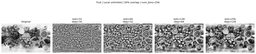
#> input picture results/pregunta2/region_size/region_size_fruit.png, 256 x 54 px, shrunk from 2685 x 566 before the run, given in place of pregunta2.tif, which was not available
$ python test_p2_clahe_configs.py
#> lines starting #> are read from the running program, lines starting #| are printed output that depends on the picture; pictures that were not available may be replaced by others from this repository, and a replacement may not be noted
### src/pregunta2.py
import numpy as np


def build_region_positions(
    image_length,
    region_size,
    region_step
):
    if image_length <= 0:
        raise ValueError("image_length debe ser positivo")

    if region_size <= 0:
        raise ValueError("region_size debe ser positivo")

    if region_step <= 0:
        raise ValueError("region_step debe ser positivo")

    if region_step > region_size:
        raise ValueError(
            "region_step no puede ser mayor que region_size"
        )

    effective_region_size = min(
        region_size,
        image_length
    )

    # una sola region cubre todo el eje
    if effective_region_size == image_length:
        return [0]

    last_position = (
        image_length
        - effective_region_size
    )

    positions = list(
        range(
            0,
            last_position + 1,
            region_step
        )
    )

    # ajustar la ultima region al borde
    if positions[-1] != last_position:
        positions.append(last_position)

    return positions


def build_region_grid(
    image_shape,
    region_size,
    region_step
):
    if len(image_shape) < 2:
        raise ValueError(
            "image_shape debe tener al menos dos dimensiones"
        )

    image_height = image_shape[0]
    image_width = image_shape[1]

    row_positions = build_region_positions(
        image_height,
        region_size,
        region_step
    )

    column_positions = build_region_positions(
        image_width,
        region_size,
        region_step
    )

    effective_region_height = min(
        region_size,
        image_height
    )

    effective_region_width = min(
        region_size,
        image_width
    )

    region_grid = []

    region_number = 0

    for region_row, top in enumerate(row_positions):

        bottom = (
            top
            + effective_region_height
        )

        for region_column, left in enumerate(
            column_positions
        ):

            right = (
                left
                + effective_region_width
            )

            center_y = (
                top
                + bottom
                - 1
            ) / 2.0

            center_x = (
                left
                + right
                - 1
            ) / 2.0

            region = {
                "number": region_number,
                "row": region_row,
                "column": region_column,
                "top": top,
                "bottom": bottom,
                "left": left,
                "right": right,
                "center_y": center_y,
                "center_x": center_x
            }

            region_grid.append(region)

            region_number += 1

    return region_grid


def compute_region_histogram(
    region,
    num_bins=256
):
    if num_bins <= 0:
        raise ValueError(
            "num_bins debe ser positivo"
        )

    histogram, bin_edges = np.histogram(
        region,
        bins=num_bins,
        range=(0, 256)
    )

    return histogram, bin_edges


def compute_region_cdf(histogram):
    cdf = np.cumsum(
        histogram
    )

    return cdf


def find_cdf_min(cdf):
    nonzero_values = cdf[
        cdf > 0
    ]

    if len(nonzero_values) == 0:
        return 0

    cdf_min = nonzero_values[0]

    return cdf_min


def intensity_to_bin(
    intensity,
    num_bins
):
    bin_index = (
        int(intensity)
        * num_bins
        // 256
    )

    bin_index = min(
        bin_index,
        num_bins - 1
    )

    return bin_index


def build_region_mapping(
    histogram,
    num_bins
):
    cdf = compute_region_cdf(
        histogram
    )

    num_pixels = int(
        cdf[-1]
    )

    cdf_min = find_cdf_min(
        cdf
    )

    mapping = np.arange(
        256,
        dtype=np.float64
    )

    # vacia
    if num_pixels == 0:
        return mapping

    denominator = (
        num_pixels
        - cdf_min
    )

    # un bin ocupado no puede ecualizar
    if denominator == 0:
        return mapping

    for intensity in range(256):

        bin_index = intensity_to_bin(
            intensity,
            num_bins
        )

        cdf_value = cdf[
            bin_index
        ]

        mapped_value = (
            (
                cdf_value
                - cdf_min
            )
            / denominator
            * 255.0
        )

        mapped_value = np.clip(
            mapped_value,
            0.0,
            255.0
        )

        mapping[
            intensity
        ] = mapped_value

    return mapping


def apply_contrast_control(
    region_mapping,
    contrast_strength
):
    if not 0.0 <= contrast_strength <= 1.0:
        raise ValueError(
            "contrast_strength debe estar entre 0 y 1"
        )

    identity_mapping = np.arange(
        256,
        dtype=np.float64
    )

    if contrast_strength == 0.0:
        return identity_mapping

    if contrast_strength == 1.0:
        return region_mapping.copy()

    # acercar el mapping a la identidad
    controlled_mapping = (
        identity_mapping
        + contrast_strength
        * (
            region_mapping
            - identity_mapping
        )
    )

    return controlled_mapping


def apply_intensity_mapping(
    image_gray,
    mapping
):
    mapped_image = mapping[
        image_gray
    ]

    mapped_image = np.rint(
        mapped_image
    )

    mapped_image = np.clip(
        mapped_image,
        0,
        255
    )

    mapped_image = mapped_image.astype(
        np.uint8
    )

    return mapped_image


def global_equalization_own(
    image_gray,
    num_bins=256
):
    histogram, _ = compute_region_histogram(
        image_gray,
        num_bins=num_bins
    )

    mapping = build_region_mapping(
        histogram,
        num_bins=num_bins
    )

    equalized_image = apply_intensity_mapping(
        image_gray,
        mapping
    )

    return equalized_image


def compute_region_weights(region):
    region_height = (
        region["bottom"]
        - region["top"]
    )

    region_width = (
        region["right"]
        - region["left"]
    )

    local_y = np.arange(
        region_height,
        dtype=np.float64
    )

    local_x = np.arange(
        region_width,
        dtype=np.float64
    )

    center_y = (
        region_height
        - 1
    ) / 2.0

    center_x = (
        region_width
        - 1
    ) / 2.0

    half_height = (
        region_height
        / 2.0
    )

    half_width = (
        region_width
        / 2.0
    )

    # mas peso cerca del centro
    weight_y = (
        1.0
        - np.abs(
            local_y
            - center_y
        )
        / half_height
    )

    weight_x = (
        1.0
        - np.abs(
            local_x
            - center_x
        )
        / half_width
    )

    weight_y = np.clip(
        weight_y,
        0.0,
        1.0
    )

    weight_x = np.clip(
        weight_x,
        0.0,
        1.0
    )

    region_weights = (
        weight_y[:, None]
        * weight_x[None, :]
    )

    return region_weights


def local_histogram_equalization(
    image_gray,
    region_size,
    region_step,
    num_bins=256,
    contrast_strength=1.0
):
    if image_gray.ndim != 2:
        raise ValueError(
            "image_gray debe ser una imagen 2D"
        )

    if image_gray.dtype != np.uint8:
        raise ValueError(
            "image_gray debe tener dtype uint8"
        )

    if not 0.0 <= contrast_strength <= 1.0:
        raise ValueError(
            "contrast_strength debe estar entre 0 y 1"
        )

    region_grid = build_region_grid(
        image_shape=image_gray.shape,
        region_size=region_size,
        region_step=region_step
    )

    accumulated_values = np.zeros(
        image_gray.shape,
        dtype=np.float64
    )

    accumulated_weights = np.zeros(
        image_gray.shape,
        dtype=np.float64
    )

    for region in region_grid:

        top = region["top"]
        bottom = region["bottom"]
        left = region["left"]
        right = region["right"]

        region_image = image_gray[
            top:bottom,
            left:right
        ]

        histogram, _ = (
            compute_region_histogram(
                region_image,
                num_bins=num_bins
            )
        )

        region_mapping = build_region_mapping(
            histogram,
            num_bins=num_bins
        )

        controlled_mapping = (
            apply_contrast_control(
                region_mapping,
                contrast_strength
            )
        )

        mapped_region = controlled_mapping[
            region_image
        ]

        region_weights = (
            compute_region_weights(
                region
            )
        )

        # acumular las regiones que se solapan
        accumulated_values[
            top:bottom,
            left:right
        ] += (
            mapped_region
            * region_weights
        )

        accumulated_weights[
            top:bottom,
            left:right
        ] += region_weights

    if np.any(
        accumulated_weights <= 0
    ):
        raise RuntimeError(
            "hay pixels sin peso acumulado"
        )

    output_image = (
        accumulated_values
        / accumulated_weights
    )

    output_image = np.rint(
        output_image
    )

    output_image = np.clip(
        output_image,
        0,
        255
    )

    output_image = output_image.astype(
        np.uint8
    )

    return output_image

### experiments/test_p2_clahe_configs.py
from pathlib import Path

import cv2
import matplotlib.pyplot as plt
import numpy as np

from src.pregunta2 import (
    global_equalization_own,
    local_histogram_equalization
)


def mean_absolute_difference(
    image_a,
    image_b
):
    difference = np.abs(
        image_a.astype(np.int16)
        - image_b.astype(np.int16)
    )

    return difference.mean()


def compute_clahe_grid(
    image_shape,
    approximate_tile_size
):
    image_height = image_shape[0]
    image_width = image_shape[1]

    tiles_x = max(
        1,
        round(
            image_width
            / approximate_tile_size
        )
    )

    tiles_y = max(
        1,
        round(
            image_height
            / approximate_tile_size
        )
    )

    return (
        tiles_x,
        tiles_y
    )


def run_clahe_configurations(
    image_path,
    image_name,
    output_directory
):
    image_gray = cv2.imread(
        str(image_path),
        cv2.IMREAD_GRAYSCALE
    )

    if image_gray is None:
        raise FileNotFoundError(
            f"No se pudo leer: {image_path}"
        )

    configurations = [
        {
            "name": "soft",
            "region_size": 64,
            "region_step": 32,
            "contrast_strength": 0.25,
            "clahe_clip_limit": 1.0,
            "clahe_tile_size": 64
        },
        {
            "name": "medium",
            "region_size": 64,
            "region_step": 32,
            "contrast_strength": 0.50,
            "clahe_clip_limit": 2.0,
            "clahe_tile_size": 64
        },
        {
            "name": "strong",
            "region_size": 64,
            "region_step": 32,
            "contrast_strength": 0.75,
            "clahe_clip_limit": 4.0,
            "clahe_tile_size": 64
        },
        {
            "name": "large_regions",
            "region_size": 128,
            "region_step": 64,
            "contrast_strength": 0.50,
            "clahe_clip_limit": 2.0,
            "clahe_tile_size": 128
        }
    ]

    num_bins = 256

    global_equalized = (
        global_equalization_own(
            image_gray,
            num_bins=num_bins
        )
    )

    figure, axes = plt.subplots(
        len(configurations),
        5,
        figsize=(20, 14)
    )

    print()
    print("----------------------------------------")
    print(
        f"CLAHE configurations: {image_name}"
    )
    print("----------------------------------------")

    for row_index, current_config in enumerate(
        configurations
    ):
        region_size = current_config[
            "region_size"
        ]

        region_step = current_config[
            "region_step"
        ]

        contrast_strength = current_config[
            "contrast_strength"
        ]

        clahe_clip_limit = current_config[
            "clahe_clip_limit"
        ]

        clahe_tile_size = current_config[
            "clahe_tile_size"
        ]

        tiles_x, tiles_y = compute_clahe_grid(
            image_gray.shape,
            clahe_tile_size
        )

        local_unlimited = (
            local_histogram_equalization(
                image_gray,
                region_size=region_size,
                region_step=region_step,
                num_bins=num_bins,
                contrast_strength=1.0
            )
        )

        local_controlled = (
            local_histogram_equalization(
                image_gray,
                region_size=region_size,
                region_step=region_step,
                num_bins=num_bins,
                contrast_strength=contrast_strength
            )
        )

        # CLAHE solo como referencia
        clahe = cv2.createCLAHE(
            clipLimit=clahe_clip_limit,
            tileGridSize=(
                tiles_x,
                tiles_y
            )
        )

        clahe_image = clahe.apply(
            image_gray
        )

        controlled_difference = (
            mean_absolute_difference(
                local_controlled,
                image_gray
            )
        )

        clahe_difference = (
            mean_absolute_difference(
                clahe_image,
                image_gray
            )
        )

        print()
        print(
            "Configuration:",
            current_config["name"]
        )

        print(
            f"Our: size={region_size}, "
            f"step={region_step}, "
            f"alpha={contrast_strength:.2f}"
        )

        print(
            f"CLAHE: clip={clahe_clip_limit:.1f}, "
            f"tiles={tiles_x}x{tiles_y}"
        )

        print(
            "Mean difference - our method:",
            f"{controlled_difference:.3f}"
        )

        print(
            "Mean difference - CLAHE:",
            f"{clahe_difference:.3f}"
        )

        images = [
            image_gray,
            global_equalized,
            local_unlimited,
            local_controlled,
            clahe_image
        ]

        titles = [
            "Original",
            "Global",
            (
                "Local unlimited\n"
                f"size={region_size}, "
                f"step={region_step}"
            ),
            (
                "Nuestro control\n"
                f"alpha={contrast_strength:.2f}"
            ),
            (
                "CLAHE\n"
                f"clip={clahe_clip_limit:.1f}, "
                f"tiles={tiles_x}x{tiles_y}"
            )
        ]

        for column_index in range(5):

            axes[
                row_index,
                column_index
            ].imshow(
                images[
                    column_index
                ],
                cmap="gray",
                vmin=0,
                vmax=255
            )

            axes[
                row_index,
                column_index
            ].set_title(
                titles[
                    column_index
                ]
            )

            axes[
                row_index,
                column_index
            ].axis("off")

        axes[
            row_index,
            0
        ].set_ylabel(
            current_config["name"],
            fontsize=12
        )

    figure.suptitle(
        (
            f"{image_name} | "
            "Nuestro metodo vs CLAHE"
        )
    )

    figure.tight_layout()

    output_path = (
        output_directory
        / f"clahe_configurations_{image_name}.png"
    )

    figure.savefig(
        output_path,
        dpi=150,
        bbox_inches="tight"
    )

    plt.close(figure)

    print()
    print(
        "Resultado guardado en:",
        output_path
    )


def main():
    project_directory = (
        Path(__file__)
        .resolve()
        .parents[1]
    )

    output_directory = (
        project_directory
        / "results"
        / "pregunta2"
        / "clahe_configs"
    )

    output_directory.mkdir(
        parents=True,
        exist_ok=True
    )

    image_configurations = [
        {
            "name": "profesor",
            "path": (
                project_directory
                / "images"
                / "profesor"
                / "pregunta2.tif"
            )
        },
        {
            "name": "fruit",
            "path": (
                project_directory
                / "images"
                / "propias"
                / "fruit.jpg"
            )
        }
    ]

    for current_image in image_configurations:

        run_clahe_configurations(
            image_path=current_image[
                "path"
            ],
            image_name=current_image[
                "name"
            ],
            output_directory=output_directory
        )
#> in run_clahe_configurations, image_gray is the input picture: shape (54, 256); min 1, max 255, mean 192.3
#> in compute_region_histogram, `histogram, bin_edges = np.histogram( region, bins=num_bins, range=(0, ..`: histogram = 256 values, max 5654 at index 255, min 0 at index 0, mean 54; bin_edges = 257 values from 0 to 256
#> in compute_region_cdf, `cdf = np.cumsum( histogram )`: cdf = 256 values from 0 to 13824
#> in build_region_mapping, `num_pixels = int( cdf[-1] )`: num_pixels = 13824
#> in find_cdf_min, `nonzero_values = cdf[ cdf > 0 ]`: nonzero_values = 255 values from 1 to 13824
#> in find_cdf_min, `cdf_min = nonzero_values[0]`: cdf_min = 1
#> in build_region_mapping, `denominator = ( num_pixels - cdf_min )`: denominator = 13823
#> the loop in build_region_mapping, `for intensity in range(256): ` made 256 passes
#> (cdf_value, mapped_value) on passes 1 to 3: (0, 0), (1, 0), (1, 0)
#> after the loop in build_region_mapping, `for intensity in range(256):`: mapping = 256 values from 0 to 255
#> in apply_intensity_mapping, `mapped_image = mapping[ image_gray ]`:
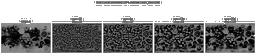
#> mapped_image: shape (54, 256) float64; min 0, max 255, mean 149.1
#> the loop in run_clahe_configurations, `for row_index, current_config in enumerate( configurations ):` made 4 passes
#| Mean difference - our method: 10.780
#| Mean difference - CLAHE: 6.665
#| Mean difference - our method: 21.556
#| Mean difference - CLAHE: 8.150
#| Mean difference - our method: 32.339
#| Mean difference - CLAHE: 8.621
#| Mean difference - our method: 21.168
#| Mean difference - CLAHE: 7.740
#> pass 1, in run_clahe_configurations, `local_controlled = ( local_histogram_equalization( image_gray, region_..`:
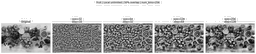
#> local_controlled: shape (54, 256); min 1, max 255, mean 181.6
#> pass 1, in run_clahe_configurations, `clahe_image = clahe.apply( image_gray )`:
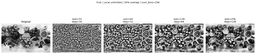
#> clahe_image: shape (54, 256); min 1, max 255, mean 186.4
#> pass 1, in mean_absolute_difference, `difference = np.abs( image_a.astype(np.int16) - image_b.astype(np.int1..`:
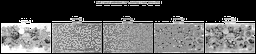
#> difference: shape (54, 256) int16; min 0, max 28, mean 10.8; drawn with min black and max white
#> after the loop in run_clahe_configurations, `for row_index, current_config in enumerate(`:
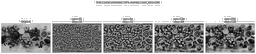
#> local_controlled: shape (54, 256); min 0, max 255, mean 171.2
#> in run_clahe_configurations, `figure.savefig( output_path, dpi=150, bbox_inches="tight" )`:
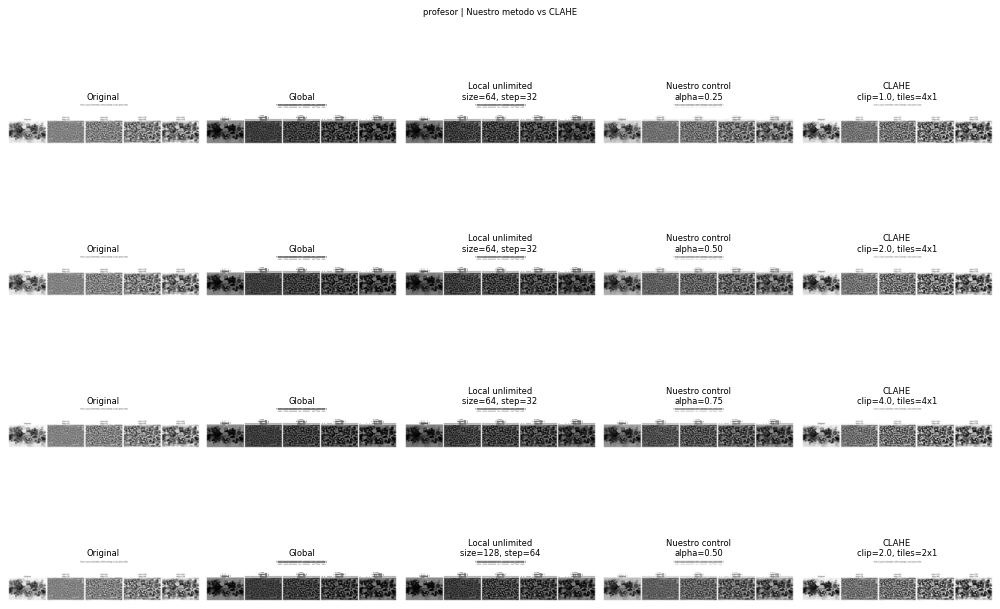
#> figure drawn by matplotlib, 20 panels
#> pass 2 of the loop in main, `for current_image in image_configurations:`:
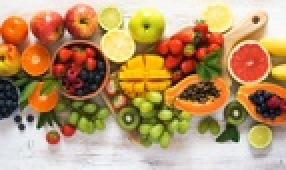
#> input picture images/propias/fruit.jpg, 143 x 85 px, shrunk from 1500 x 888 before the run (shown 2 times larger)
#> image_gray: shape (85, 143)
#> the loop in run_clahe_configurations (call 2), `for row_index, current_config in enumerate( configurations ):` made 4 passes
#| CLAHE: clip=1.0, tiles=2x1
#| Mean difference - our method: 3.306
#| Mean difference - CLAHE: 7.955
#| CLAHE: clip=2.0, tiles=2x1
#| Mean difference - our method: 6.609
#| Mean difference - CLAHE: 19.770
#> (further printed lines are left out)
#> pass 1, in mean_absolute_difference (call 9), `difference = np.abs( image_a.astype(np.int16) - image_b.astype(np.int1..`:
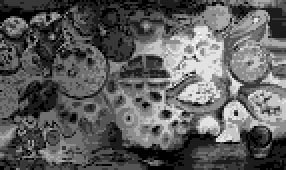
#> difference: shape (85, 143) int16 (shown 2 times larger); min 0, max 9, mean 3.31; drawn with min black and max white
#> in run_clahe_configurations (call 2), `figure.savefig( output_path, dpi=150, bbox_inches="tight" )`:
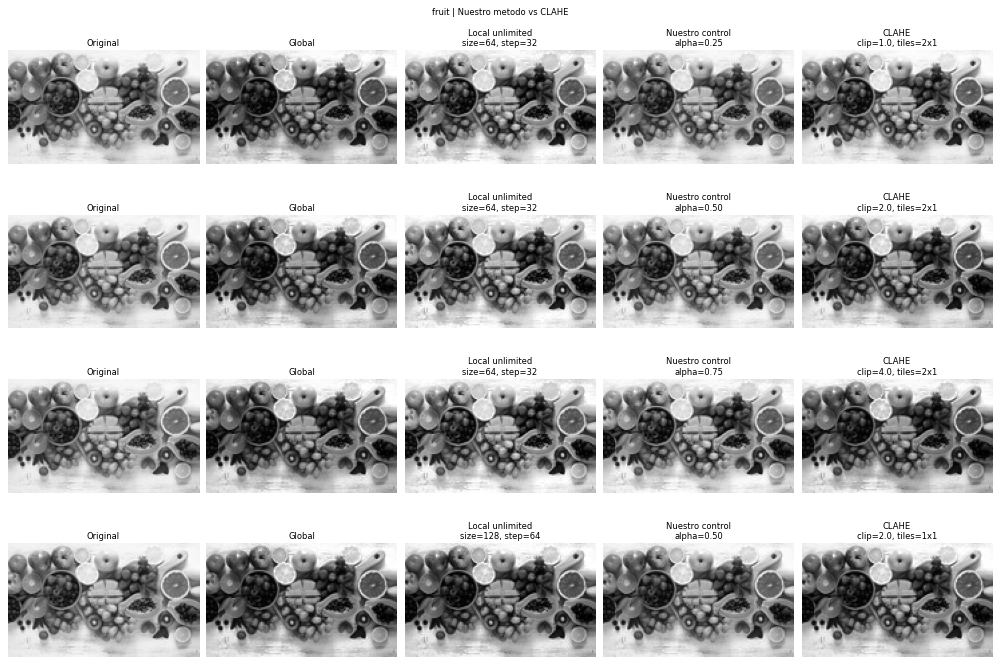
#> figure drawn by matplotlib, 20 panels


if __name__ == "__main__":
    main()
